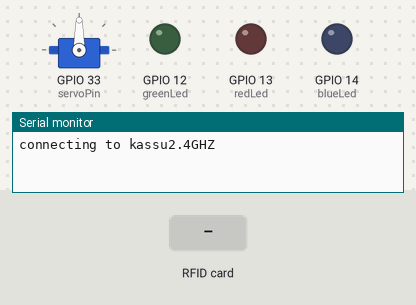
The sketch below on a simulated ESP32. Shown: servo, output pins drawn as LEDs (lit = HIGH), the last lines printed to the serial monitor. Dashed ring = blinking. The inputs (shaded band) are chosen by the test bench. WiFi joins after 1.5 s; servers stay silent unless stated; uploads are accepted with an empty reply.

Above: at 0.1 s.
At 3.26 s:
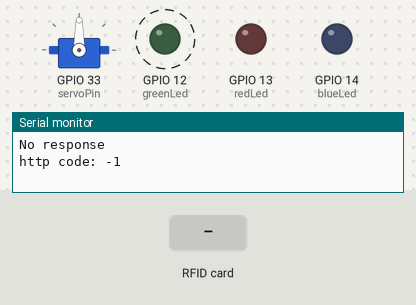
3.8 s: RFID card 5E 7A 19 C4 held to the reader
At 5.0 s:
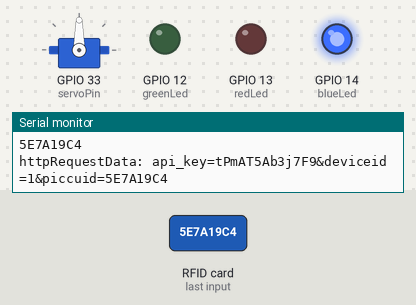
Timing chart, 0 to 12.3 s (numbered marks = the images above; inputs shaded):
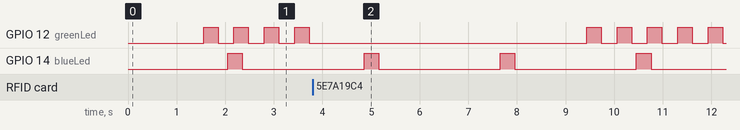

Measured:
- by itself, GPIO 14 (blueLed): alternates HIGH for 0.30 s and LOW for 2.5 s

The sketch:

esp32_final.ino
```cpp
#include <SPI.h>        // RC522 Module uses SPI protocol
#include <MFRC522.h>  // Library for Mifare RC522 Devices
#include <HTTPClient.h>
#include <WiFi.h>
#include <ESP32Servo.h>


#define redLed 13    // Set Led Pins
#define greenLed 12
#define blueLed 14


TaskHandle_t Task1;
TaskHandle_t Task2;

// wifi
const char* ssid = "kassu2.4GHZ";
const char* password = "omaverkko";


// REPLACE with your Domain name and URL path or IP address with path
const char* serverName = "http://192.168.0.101/post-esp-data.php";
const char* serverName2 = "http://192.168.0.101/esp-data.php";


// Keep this API Key value to be compatible with the PHP code provided in the project page.
// If you change the apiKeyValue value, the PHP file /post-esp-data.php also needs to have the same key
String apiKeyValue = "tPmAT5Ab3j7F9";


String deviceID = "1";


Servo myservo;  // create servo object to control a servo


int pos = 0;    // variable to store the servo position
// Recommended PWM GPIO pins on the ESP32 include 2,4,12-19,21-23,25-27,32-33
int servoPin = 33;


// Create MFRC522 instance.
#define SS_PIN 5
#define RST_PIN 22
MFRC522 mfrc522(SS_PIN, RST_PIN);


char piccUID[32];
char received[32];
String allowed = "1 \n";
String denied = "2 \n";


void setup()
{
  // put your setup code here, to run once:
  Serial.begin(115200);  // Initialize serial communications with PC
  SPI.begin();           // MFRC522 Hardware uses SPI protocol
  mfrc522.PCD_Init();    // Initialize MFRC522 Hardware

  //Arduino Pin Configuration
  pinMode(redLed, OUTPUT);
  pinMode(greenLed, OUTPUT);
  pinMode(blueLed, OUTPUT);
  digitalWrite(redLed, LOW);  // Make sure led is off
  digitalWrite(greenLed, LOW);  // Make sure led is off
  digitalWrite(blueLed, LOW); // Make sure led is off

  // Allow allocation of all timers
  ESP32PWM::allocateTimer(0);
  ESP32PWM::allocateTimer(1);
  ESP32PWM::allocateTimer(2);
  ESP32PWM::allocateTimer(3);
  myservo.setPeriodHertz(50);    // standard 50 hz servo
  myservo.attach(servoPin, 500, 2400); // attaches the servo on pin 33 to the servo object

  //If you set Antenna Gain to Max it will increase reading distance
  //mfrc522.PCD_SetAntennaGain(mfrc522.RxGain_max);

  Serial.print("connecting to ");
  Serial.print(ssid);

  //connect to wifi
  WiFi.begin(ssid, password);

  //wait until connection has been confirmed
  while (WiFi.status() != WL_CONNECTED)
  {
    delay(500);
    Serial.print(".");
  }

  //debugging - output the ip address of the esp
  Serial.println("WiFi connected");
  Serial.print("IP address: ");
  Serial.println(WiFi.localIP());

  //create a task that will be executed in the Task1code() function, with priority 1 and executed on core 0
  xTaskCreatePinnedToCore(
    Task1code,   /* Task function. */
    "Task1",     /* name of task. */
    10000,       /* Stack size of task */
    NULL,        /* parameter of the task */
    1,           /* priority of the task */
    &Task1,      /* Task handle to keep track of created task */
    0);          /* pin task to core 0 */
  delay(500);

  //create a task that will be executed in the Task2code() function, with priority 1 and executed on core 1
  xTaskCreatePinnedToCore(
    Task2code,   /* Task function. */
    "Task2",     /* name of task. */
    10000,       /* Stack size of task */
    NULL,        /* parameter of the task */
    1,           /* priority of the task */
    &Task2,      /* Task handle to keep track of created task */
    1);          /* pin task to core 1 */
  delay(500);


  Serial.println(F("Access Control Example v0.1"));   // For debugging purposes
  ShowReaderDetails();  // Show details of PCD - MFRC522 Card Reader details
  Serial.println("Present PICC");
}


//Task1code:
void Task1code( void * pvParameters )
{
  Serial.print("Task1 running on core ");
  Serial.println(xPortGetCoreID());

  for (;;)
  {
    digitalWrite(greenLed, HIGH);
    delay(300);
    digitalWrite(greenLed, LOW);
    delay(300);
    getID(piccUID);
  }
}

//Task2code:
void Task2code( void * pvParameters )
{
  Serial.print("Task2 running on core ");
  Serial.println(xPortGetCoreID());

  for (;;)
  {
    digitalWrite(blueLed, HIGH);
    delay(300);
    digitalWrite(blueLed, LOW);
    delay(300);
    getData(received);
  }
}

void loop()
{

}

/////////////////////////////////print RFID readers details///////////////////////////
void ShowReaderDetails()
{
  // Get the MFRC522 software version
  byte v = mfrc522.PCD_ReadRegister(mfrc522.VersionReg);
  Serial.print(F("MFRC522 Software Version: 0x"));
  Serial.print(v, HEX);
  if (v == 0x91)
    Serial.print(F(" = v1.0"));
  else if (v == 0x92)
    Serial.print(F(" = v2.0"));
  else
    Serial.print(F(" (unknown),probably a chinese clone?"));
  Serial.println("");
  // When 0x00 or 0xFF is returned, communication probably failed
  if ((v == 0x00) || (v == 0xFF)) {
    Serial.println(F("WARNING: Communication failure, is the MFRC522 properly connected?"));
    Serial.println(F("SYSTEM HALTED: Check connections."));
    // Visualize system is halted
    digitalWrite(greenLed, LOW);  // Make sure green LED is off
    digitalWrite(blueLed, LOW);   // Make sure blue LED is off
    digitalWrite(redLed, HIGH);   // Turn on red LED
    while (true); // do not go further
  }
}

//////////////////////////// Get PICC's UID /////////////////////////////////////////////////////////
char getID(char uid[32])
{
  if ( ! mfrc522.PICC_IsNewCardPresent()) {
    return 1;
  }

  // Select one of the cards
  if ( ! mfrc522.PICC_ReadCardSerial()) {
    return 1;
  }

  array_to_string(mfrc522.uid.uidByte, 4, uid); //Insert (byte array, length, char array for output)
  Serial.println(uid); //Print the output uid string
  mfrc522.PICC_HaltA();
  SendData(uid);
  delay(5000);
  SendData(uid);
}

////////////////////Turn Uid into char string///////////////////////////////////////////////////
void array_to_string(byte array[], unsigned int len, char buffer[])
{
  for (unsigned int i = 0; i < len; i++)
  {
    byte nib1 = (array[i] >> 4) & 0x0F;
    byte nib2 = (array[i] >> 0) & 0x0F;
    buffer[i * 2 + 0] = nib1  < 0xA ? '0' + nib1  : 'A' + nib1  - 0xA;
    buffer[i * 2 + 1] = nib2  < 0xA ? '0' + nib2  : 'A' + nib2  - 0xA;
  }
  buffer[len * 2] = '\0';
}

////////////////////Send piccUID to server//////////////////////////////////////////////////////
void SendData(char UID[32])
{
  if (WiFi.status() == WL_CONNECTED)
  {
    HTTPClient http; Serial;

    // Your Domain name with URL path or IP address with path
    http.begin(serverName);

    // Specify content-type header
    http.addHeader("Content-Type", "application/x-www-form-urlencoded");

    // Prepare your HTTP POST request data
    //int temperature = lueDHTlampo();
    String httpRequestData = "api_key=" + apiKeyValue + "&deviceid=" + deviceID
                             + "&piccuid=" + UID;

    Serial.print("httpRequestData: ");
    Serial.println(httpRequestData);


    // Send HTTP POST request
    int httpResponseCode = http.POST(httpRequestData);

    if (httpResponseCode > 0)
    {
      //Serial.print("HTTP Response code: ");
      //Serial.println(httpResponseCode);
    }
    else
    {
      Serial.print("Error code: ");
      Serial.println(httpResponseCode);
    }
    // Free resources
    http.end();
  }
  else
  {
    Serial.println("WiFi Disconnected");
  }
}

//////////////////////////////////////Get data from server///////////////////////////////////
void getData(char getData[32])
{
  //Check WiFi connection status
  if (WiFi.status() == WL_CONNECTED) {
    HTTPClient http; Serial;

    // Your Domain name with URL path or IP address with path
    http.begin(serverName2);

    int httpCode = http.GET(); //Send the request
    Serial.print("Get command: ");
    Serial.println(serverName);

    if (httpCode > 0) { //Check the returning code
      String payload = http.getString();   //Get the request response payload
      Serial.println("payload: " + payload);                     //Print the response payload
      //payload.toCharArray(getData, 32);
      //Serial.println(getData);
      if (payload == allowed)
      {
        Serial.println("You shall pass");
        granted(5000);
      }
      else if (payload == denied)
      {
        Serial.println("You Shall not pass");
        digitalWrite(redLed, HIGH);
        delay(600);
        digitalWrite(redLed, LOW);
      }


    } else {
      Serial.println("No response");
    }
    Serial.println("http code: " + String(httpCode));
    http.end();   //Close connection

  }
  else
  {
    Serial.println("--> connection failed");
  }
  delay(2000);
}

/////////////////////////////////////////  Access Granted    ///////////////////////////////////
void granted ( uint16_t setDelay)
{
  digitalWrite(blueLed, LOW);   // Turn off blue LED
  digitalWrite(redLed, LOW);  // Turn off red LED
  digitalWrite(greenLed, HIGH);   // Turn on green LED
  for (pos = 0; pos <= 180; pos += 1) { // goes from 0 degrees to 180 degrees
    // in steps of 1 degree
    myservo.write(pos);    // tell servo to go to position in variable 'pos'
    delay(15);             // waits 15ms for the servo to reach the position
  }
  delay(setDelay);          // Hold door lock open for given seconds
  for (pos = 180; pos >= 0; pos -= 1) { // goes from 180 degrees to 0 degrees
    myservo.write(pos);    // tell servo to go to position in variable 'pos'
    delay(15);             // waits 15ms for the servo to reach the position
  }
  delay(1000);            // Hold green LED on for a second
}

//////////////////////////////////////// Normal Mode Led  ///////////////////////////////////
void normalModeOn ()
{
  digitalWrite(blueLed, HIGH);  // Blue LED ON and ready to read card
  digitalWrite(redLed, LOW);  // Make sure Red LED is off
  digitalWrite(greenLed, LOW);  // Make sure Green LED is off
}
```
